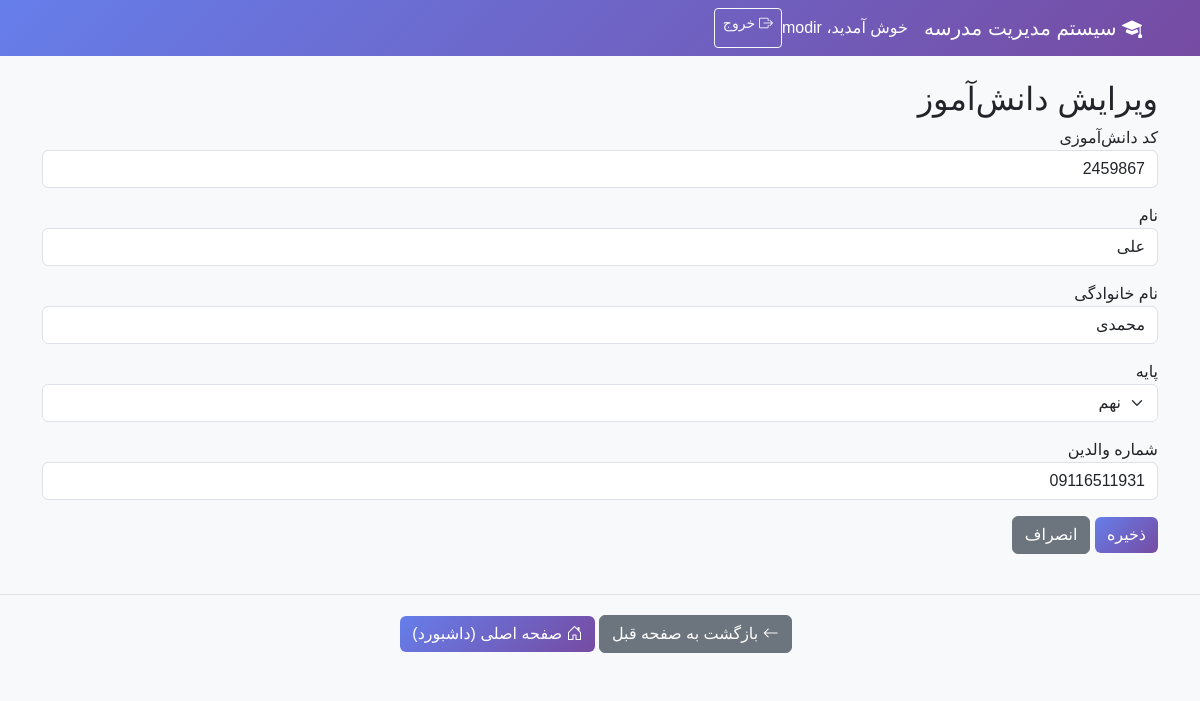
The page /admin/students/edit/1 (signed in) on the database its author committed.
### models.py (models this page shows)
class Student(db.Model):
    id = db.Column(db.Integer, primary_key=True)
    student_id = db.Column(db.String(20), unique=True, nullable=False)
    first_name = db.Column(db.String(50), nullable=False)
    last_name = db.Column(db.String(50), nullable=False)
    grade_id = db.Column(db.Integer, db.ForeignKey('grade.id'), nullable=False)
    class_id = db.Column(db.Integer, db.ForeignKey('class.id'), nullable=True)
    parent_phone = db.Column(db.String(15), nullable=True)  # شماره والدین
    scores = db.relationship('Score', back_populates='student', lazy=True)
    skills = db.relationship('SkillScore', back_populates='student', lazy=True)
    attendances = db.relationship('Attendance', back_populates='student', lazy=True)
    discipline_scores = db.relationship('DisciplineScore', back_populates='student', lazy=True)
    grade = db.relationship('Grade')
    class_ = db.relationship('Class', back_populates='students')

class Grade(db.Model):
    id = db.Column(db.Integer, primary_key=True)
    name = db.Column(db.String(20), nullable=False)
    classes = db.relationship('Class', back_populates='grade', lazy=True)

### routes/admin.py (the view, shortened to what this page needs)
@admin_bp.route('/students/edit/<int:student_id>', methods=['GET', 'POST'],endpoint='admin_edit_student_view')
@login_required(role='admin')
def edit_student(student_id):
    student = Student.query.get_or_404(student_id)
    grades = Grade.query.all()
    return render_template('edit_student.html', student=student, grades=grades)

### routes/general.py (called while the page is built)
def login_required(role='any'):
    def decorator(f):
        @wraps(f)
        def decorated_function(*args, **kwargs):
            if 'user_id' not in session:
                flash('لطفا وارد شوید', 'error')
                return redirect(url_for('general.login'))
            if role == 'admin' and session.get('role') != 'admin':
                flash('دسترسی محدود به ادمین', 'error')
                return redirect(url_for('general.login'))
            return f(*args, **kwargs)
        return decorated_function
    return decorator

### templates/edit_student.html
            {% extends "base.html" %}
            {% block content %}
            <h2>ویرایش دانش‌آموز</h2>
            <form method="POST">
                <div class="mb-3">
                    <label>کد دانش‌آموزی</label>
                    <input type="text" name="student_id" class="form-control" value="{{ student.student_id }}" required>
                </div>
                <div class="mb-3">
                    <label>نام</label>
                    <input type="text" name="first_name" class="form-control" value="{{ student.first_name }}" required>
                </div>
                <div class="mb-3">
                    <label>نام خانوادگی</label>
                    <input type="text" name="last_name" class="form-control" value="{{ student.last_name }}" required>
                </div>
                <div class="mb-3">
                    <label>پایه</label>
                    <select name="grade_id" class="form-select" required>
                        {% for grade in grades %}
                        <option value="{{ grade.id }}" {% if student.grade_id == grade.id %}selected{% endif %}>{{ grade.name }}</option>
                        {% endfor %}
                    </select>
                </div>
                <div class="mb-3">
                    <label>شماره والدین</label>
                    <input type="text" name="parent_phone" class="form-control" value="{{ student.parent_phone or '' }}" placeholder="09123456789">
                </div>
                <button type="submit" class="btn btn-primary">ذخیره</button>
                <a href="{{ url_for('admin.manage_students') }}" class="btn btn-secondary">انصراف</a>
            </form>
            {% endblock %}

### templates/base.html (style rules this page uses)
body { font-family: 'Vazir', sans-serif; background-color: #f8f9fa; }
.btn-primary { background: linear-gradient(135deg, #667eea 0%, #764ba2 100%); border: none; }

### rows shown on the page
Student: student_id "2459867", first_name "علی", last_name "محمدی", grade_id "نهم", parent_phone "09116511931"

### other values the page prints
{{ session.get('username') }} "modir"
